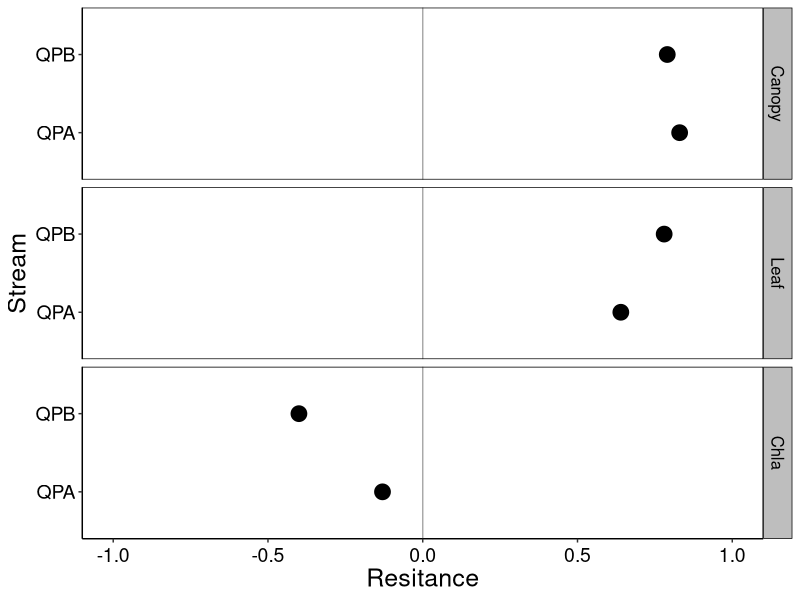

This chart was generated by the following R code: (Note: this script raises an error after producing the figure.)




#--------------------------------------------
# Dot plot
# 09 May 2020
#PEGF
#--------------------------------------------
#

library(modelr)
library(ggplot2)
library(dplyr)
library(patchwork)

metrics<- read.csv("metrics.csv")
metrics



# Resistance --------------------------------------------------------------

metrics$Variable_f = factor(metrics$Variable, levels=c('Canopy','Leaf','Leaf_Exp','Chla','Shrimp'))

r1 <- ggplot(metrics, 
      aes(x=Resitance,
          y=Stream))+ 
#          color=Stream,
 #         group=Variable)) +
  geom_vline(aes(xintercept = 0), color='darkgrey') +
  geom_point(size=5)+ #aes(shape=Variable),size=2.7) +#, position=pd, stat="identity") + 
  
  theme(axis.title.x = element_text(size = 18, angle = 0)) +
  theme(axis.title.y = element_text(size = 18, angle = 90)) +
  
  theme(axis.text.x=element_text(angle=0, size=14, vjust=0.5, color="black")) + #subaxis x
  theme(axis.text.y=element_text(angle=0, size=14, vjust=0.5, color="black")) + #subaxis y
  
   xlim(-1,1) +
  
  theme(panel.grid.major = element_blank(), panel.grid.minor = element_blank(),
        panel.background = element_blank(), axis.line = element_line(colour = "black")) +
  theme(panel.border = element_rect(colour = "black", fill=NA, size=0.5)) +
  
  facet_grid(Variable_f~.) +
  theme(strip.text.y = element_text(size = 12, colour = "black", angle = 270)) +
  theme(strip.background = element_rect(colour = "black", fill = "grey"))

r1


# Resilience --------------------------------------------------------------


metrics$Variable_f = factor(metrics$Variable, levels=c('Canopy','Leaf','Leaf_Exp','Chla','Shrimp'))

r2 <- ggplot(metrics, 
             aes(x=Resilience,
                 y=Stream))+ 
  #          color=Stream,
  #         group=Variable)) +
  geom_vline(aes(xintercept = 0), color='darkgrey') +
  geom_point(size=5)+ #aes(shape=Variable),size=2.7) +#, position=pd, stat="identity") + 
  
  theme(axis.title.x = element_text(size = 18, angle = 0)) +
  theme(axis.title.y = element_text(size = 18, angle = 90)) +
  
  theme(axis.text.x=element_text(angle=0, size=14, vjust=0.5, color="black")) + #subaxis x
  theme(axis.text.y=element_text(angle=0, size=14, vjust=0.5, color="black")) + #subaxis y
  
  xlim(-1,1) +
  
  theme(panel.grid.major = element_blank(), panel.grid.minor = element_blank(),
        panel.background = element_blank(), axis.line = element_line(colour = "black")) +
  theme(panel.border = element_rect(colour = "black", fill=NA, size=0.5)) +
  
  facet_grid(Variable_f~.) +
  theme(strip.text.y = element_text(size = 12, colour = "black", angle = 270)) +
  theme(strip.background = element_rect(colour = "black", fill = "grey"))

r2


# Recovery ----------------------------------------------------------------

metrics$Variable_f = factor(metrics$Variable, levels=c('Canopy','Leaf','Leaf_Exp','Chla','Shrimp'))

r3 <- ggplot(metrics, 
             aes(x=Recovery,
                 y=Stream))+ 
  #          color=Stream,
  #         group=Variable)) +
  geom_vline(aes(xintercept = 0), color='darkgrey') +
  geom_point(size=5)+ #aes(shape=Variable),size=2.7) +#, position=pd, stat="identity") + 
  
  theme(axis.title.x = element_text(size = 18, angle = 0)) +
  theme(axis.title.y = element_text(size = 18, angle = 90)) +
  
  theme(axis.text.x=element_text(angle=0, size=14, vjust=0.5, color="black")) + #subaxis x
  theme(axis.text.y=element_text(angle=0, size=14, vjust=0.5, color="black")) + #subaxis y
  
  xlim(-1,1) +
  
  theme(panel.grid.major = element_blank(), panel.grid.minor = element_blank(),
        panel.background = element_blank(), axis.line = element_line(colour = "black")) +
  theme(panel.border = element_rect(colour = "black", fill=NA, size=0.5)) +
  
  facet_grid(Variable_f~.) +
  theme(strip.text.y = element_text(size = 12, colour = "black", angle = 270)) +
  theme(strip.background = element_rect(colour = "black", fill = "grey"))

r3

metrics$Variable_f = factor(metrics$Variable, levels=c('Canopy','Leaf','Leaf_Exp','Chla','Shrimp'))
metrics

r4 <- ggplot(metrics, 
             aes(x=TemporalStab,
                 y=Stream))+ 
  #          color=Stream,
  #         group=Variable)) +
  geom_vline(aes(xintercept = 0), color='darkgrey') +
  geom_point(size=5)+ #aes(shape=Variable),size=2.7) +#, position=pd, stat="identity") + 
  
  theme(axis.title.x = element_text(size = 18, angle = 0)) +
  theme(axis.title.y = element_text(size = 18, angle = 90)) +
  
  theme(axis.text.x=element_text(angle=0, size=14, vjust=0.5, color="black")) + #subaxis x
  theme(axis.text.y=element_text(angle=0, size=14, vjust=0.5, color="black")) + #subaxis y
  
  xlim(-15,15) +
  
  theme(panel.grid.major = element_blank(), panel.grid.minor = element_blank(),
        panel.background = element_blank(), axis.line = element_line(colour = "black")) +
  theme(panel.border = element_rect(colour = "black", fill=NA, size=0.5)) +
  
  facet_grid(Variable_f~.) +
  theme(strip.text.y = element_text(size = 12, colour = "black", angle = 270)) +
  theme(strip.background = element_rect(colour = "black", fill = "grey"))

r4

metrics <- (r1 + r3) / (r2 + r4) + plot_annotation(tag_levels = 'A')

metrics + ggsave("Metrics.jpeg", width=6, height=10,dpi=600)


r5<- ggplot(metrics, 
             aes(x=Resitance,
                 y=Resiliences,
                 color= Stream,
                 group=Variable)) +
geom_point(aes(color=Stream,shape=Variable), size=3) +
geom_vline(aes(xintercept = 0), color='darkgrey') +
  geom_hline(aes(yintercept = 0), color='darkgrey') +
  xlim(-1,1) 
r5
 
